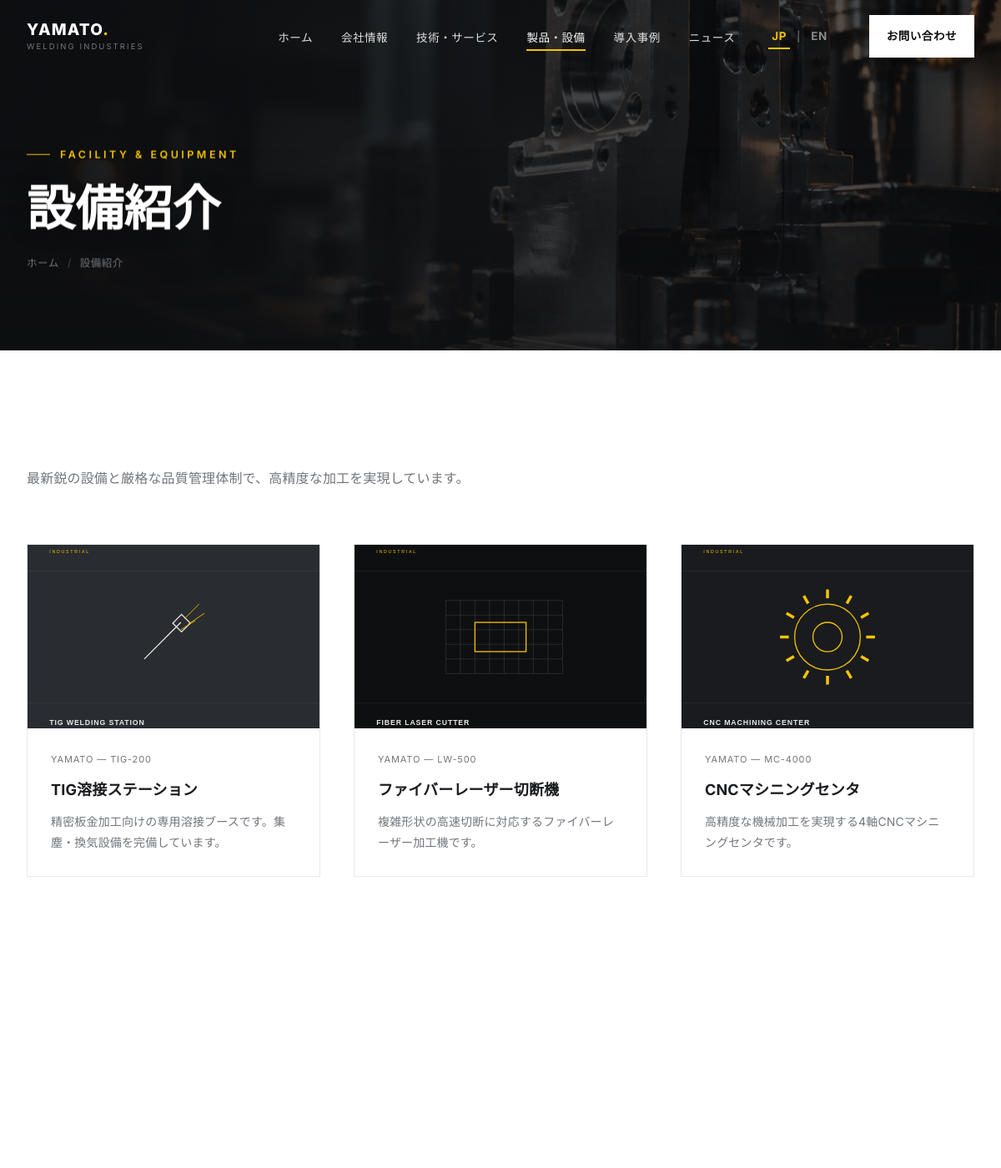
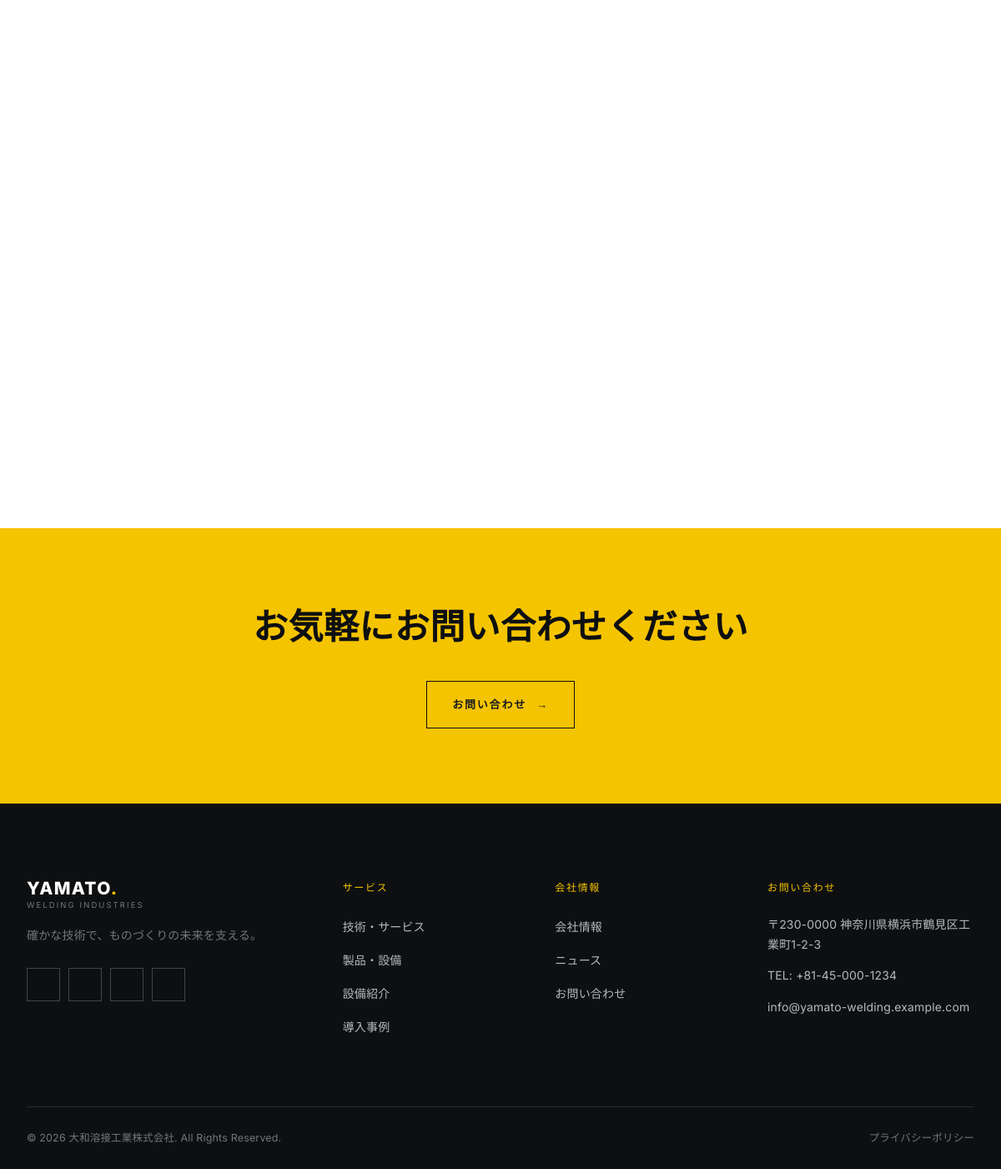
Page /facility.php on the committed database (2 pictures, top to bottom).
### tables this page shows
CREATE TABLE facilities (
    id INT AUTO_INCREMENT PRIMARY KEY,
    sort_order INT DEFAULT 0,
    machine_name_ja VARCHAR(255) NOT NULL,
    machine_name_en VARCHAR(255) NOT NULL,
    manufacturer VARCHAR(100),
    model VARCHAR(100),
    capacity VARCHAR(100),
    quantity INT DEFAULT 1,
    description_ja TEXT,
    description_en TEXT,
    image VARCHAR(255),
    status TINYINT(1) DEFAULT 1,
    created_at TIMESTAMP DEFAULT CURRENT_TIMESTAMP
);

### includes/language.php (called while the page is built, shortened)
<?php
$CURRENT_LANG = $_SESSION['site_lang'];
$LANG = require __DIR__ . '/lang/' . $CURRENT_LANG . '.php';
function t(string $key): string
{
    global $LANG;
    return $LANG[$key] ?? $key;
}
function tf(array $row, string $field): string
{
    global $CURRENT_LANG;
    $primary   = $row[$field . '_' . $CURRENT_LANG] ?? '';
    $fallback  = $CURRENT_LANG === 'ja'
        ? ($row[$field . '_en'] ?? '')
        : ($row[$field . '_ja'] ?? '');
    $value = trim((string) $primary) !== '' ? $primary : $fallback;
    return (string) $value;
}
function langSwitchUrl(string $lang): string
{
    $params = $_GET;
    $params['lang'] = $lang;
    return '?' . http_build_query($params);
}

### facility.php (the view, shortened to what this page needs)
<?php
require_once __DIR__ . '/includes/functions.php';
require_once __DIR__ . '/includes/language.php';
$pdo = getPDO();
$facilities = $pdo->query("SELECT * FROM facilities WHERE status = 1 ORDER BY sort_order ASC")->fetchAll();
$pageHeaderImage = page_header_image_url($facilities[0]['image'] ?? null, 'facilities', 2);
$pageDescription = get_setting('meta_description_' . $CURRENT_LANG, '');
$activePage      = 'products';
include __DIR__ . '/includes/header.php';
?>
<section class="page-header" style="--page-header-bg:url('<?= e($pageHeaderImage) ?>');">
    <div class="container">
        <div class="eyebrow"><?= e(t('facility_eyebrow')) ?></div>
        <h1 class="page-title"><?= e(t('facility_title')) ?></h1>
        <div class="breadcrumb">
            <a href="<?= e(base_url('index.php')) ?>"><?= e(t('breadcrumb_home')) ?></a>
            <span class="sep">/</span>
            <span><?= e(t('nav_facility')) ?></span>
        </div>
    </div>
</section>
<section class="section section--white">
    <div class="container">
        <div class="section-head reveal">
            <p class="section-subtitle" style="max-width:680px;"><?= e(t('facility_subtitle')) ?></p>
        </div>
        <div class="grid-cards">
            <?php foreach ($facilities as $f): ?>
            <div class="card reveal">
                <div class="card-media">
                    <img src="<?= e(image_url($f['image'], 'facilities')) ?>" alt="<?= e(tf($f, 'machine_name')) ?>" loading="lazy">
                </div>
                <div class="card-body">
                    <div class="card-meta"><?= e($f['manufacturer']) ?> — <?= e($f['model']) ?></div>
                    <h3 class="card-title"><?= e(tf($f, 'machine_name')) ?></h3>
                    <p class="card-text"><?= e(tf($f, 'description')) ?></p>
                </div>
            </div>
            <?php endforeach; ?>
        </div>
    </div>
</section>
<section class="cta-band">
    <div class="container">
        <h2 class="section-title"><?= e(t('about_cta_title')) ?></h2>
        <div class="cta-band-actions">
            <a href="<?= e(base_url('contact.php')) ?>" class="btn btn--outline-dark">
                <?= e(t('about_cta_button')) ?> <span class="btn-arrow">&#8594;</span>
            </a>
        </div>
    </div>
</section>
<?php include __DIR__ . '/includes/footer.php'; ?>

### includes/header.php (shortened to what this page needs)
<?php
require_once __DIR__ . '/functions.php';
require_once __DIR__ . '/language.php';
$activePage       = $activePage ?? '';
?>
<!DOCTYPE html>
<html lang="<?= e($CURRENT_LANG) ?>">
<head>
<link rel="stylesheet" href="<?= e(asset_url('assets/css/style.css')) ?>">
</head>
<body class="<?= e($bodyClass ?? '') ?>">
<header class="site-header" id="site-header">
    <div class="container header-inner">
        <a href="<?= e(base_url('index.php')) ?>" class="brand">
            <span class="brand-mark">YAMATO<span>.</span></span>
            <span class="brand-sub">WELDING INDUSTRIES</span>
        </a>
        <nav class="main-nav">
            <ul>
                <li><a href="<?= e(base_url('index.php')) ?>" class="<?= $activePage === 'home' ? 'is-active' : '' ?>"><?= e(t('nav_home')) ?></a></li>
                <li><a href="<?= e(base_url('about.php')) ?>" class="<?= $activePage === 'about' ? 'is-active' : '' ?>"><?= e(t('nav_about')) ?></a></li>
                <li><a href="<?= e(base_url('technology.php')) ?>" class="<?= $activePage === 'technology' ? 'is-active' : '' ?>"><?= e(t('nav_technology')) ?></a></li>
                <li><a href="<?= e(base_url('products.php')) ?>" class="<?= $activePage === 'products' ? 'is-active' : '' ?>"><?= e(t('nav_products')) ?></a></li>
                <li><a href="<?= e(base_url('projects.php')) ?>" class="<?= $activePage === 'projects' ? 'is-active' : '' ?>"><?= e(t('nav_projects')) ?></a></li>
                <li><a href="<?= e(base_url('news.php')) ?>" class="<?= $activePage === 'news' ? 'is-active' : '' ?>"><?= e(t('nav_news')) ?></a></li>
            </ul>
            <div class="lang-switch">
                <a href="<?= e(langSwitchUrl('ja')) ?>" class="<?= $CURRENT_LANG === 'ja' ? 'is-active' : '' ?>"><?= e(t('lang_jp')) ?></a>
                <span class="lang-divider">|</span>
                <a href="<?= e(langSwitchUrl('en')) ?>" class="<?= $CURRENT_LANG === 'en' ? 'is-active' : '' ?>"><?= e(t('lang_en')) ?></a>
            </div>
            <a href="<?= e(base_url('contact.php')) ?>" class="btn header-cta">
                <?= e(t('nav_contact')) ?>
            </a>
        </nav>
    </div>
</header>

### includes/footer.php (shortened to what this page needs)
<?php
$footCompanyName = get_setting('company_name_' . $CURRENT_LANG, t('site_name'));
$footTagline     = t('footer_tagline');
$footAddress     = get_setting('address_' . $CURRENT_LANG, '');
$footPhone       = get_setting('phone', '');
$footEmail       = get_setting('email', '');
?>
<footer class="site-footer">
    <div class="container">
        <div class="footer-grid">
            <div class="footer-brand">
                <a href="<?= e(base_url('index.php')) ?>" class="brand">
                    <span class="brand-mark">YAMATO<span>.</span></span>
                    <span class="brand-sub">WELDING INDUSTRIES</span>
                </a>
                <p class="footer-tagline"><?= e($footTagline) ?></p>
                <?php render_social_links('footer-social'); ?>
            </div>
            <div>
                <div class="footer-heading"><?= e(t('footer_services')) ?></div>
                <ul class="footer-links">
                    <li><a href="<?= e(base_url('technology.php')) ?>"><?= e(t('nav_technology')) ?></a></li>
                    <li><a href="<?= e(base_url('products.php')) ?>"><?= e(t('nav_products')) ?></a></li>
                    <li><a href="<?= e(base_url('facility.php')) ?>"><?= e(t('nav_facility')) ?></a></li>
                    <li><a href="<?= e(base_url('projects.php')) ?>"><?= e(t('nav_projects')) ?></a></li>
                </ul>
            </div>
            <div>
                <div class="footer-heading"><?= e(t('footer_company')) ?></div>
                <ul class="footer-links">
                    <li><a href="<?= e(base_url('about.php')) ?>"><?= e(t('nav_about')) ?></a></li>
                    <li><a href="<?= e(base_url('news.php')) ?>"><?= e(t('nav_news')) ?></a></li>
                    <li><a href="<?= e(base_url('contact.php')) ?>"><?= e(t('nav_contact')) ?></a></li>
                </ul>
            </div>
            <div>
                <div class="footer-heading"><?= e(t('footer_contact')) ?></div>
                <div class="footer-contact-item"><?= nl2br(e($footAddress)) ?></div>
                <div class="footer-contact-item">TEL: <a href="tel:<?= e(preg_replace('/[^0-9+]/', '', $footPhone)) ?>"><?= e($footPhone) ?></a></div>
                <div class="footer-contact-item"><a href="mailto:<?= e($footEmail) ?>"><?= e($footEmail) ?></a></div>
            </div>
        </div>
        <div class="footer-bottom">
            <div>&copy; <?= date('Y') ?> <?= e($footCompanyName) ?>. <?= e(t('footer_rights')) ?></div>
            <div class="footer-bottom-links">
                <a href="<?= e(base_url('privacy.php')) ?>"><?= e(t('footer_privacy')) ?></a>
            </div>
        </div>
    </div>
</footer>
</body>
</html>

### includes/functions.php (shortened to what this page needs)
<?php
function e(?string $value): string
{
    return htmlspecialchars((string) $value, ENT_QUOTES, 'UTF-8');
}
function image_url(?string $filename, string $subfolder): string
{
    return base_url('uploads/' . $subfolder . '/' . $filename);
}
function base_url(string $path = ''): string
{
    $scriptDir = str_replace('\\', '/', dirname($_SERVER['SCRIPT_NAME']));
    $scriptDir = rtrim($scriptDir, '/');
    return $scriptDir . '/' . ltrim($path, '/');
}
function asset_url(string $path): string
{
    $normalizedPath = ltrim(str_replace('\\', '/', $path), '/');
    $url = base_url($normalizedPath);
    $file = BASE_PATH . '/' . $normalizedPath;
    return is_file($file) ? $url . '?v=' . filemtime($file) : $url;
}
function page_header_image_url(?string $filename = null, string $subfolder = '', int $fallbackIndex = 0): string
{
    $extension = strtolower(pathinfo((string) $filename, PATHINFO_EXTENSION));
    $fallbacks = [
        'assets/images/hero-welding-v2.jpg',
        'assets/images/hero-robotic-v2.jpg',
        'assets/images/hero-machining-v2.jpg',
    ];
    $index = abs($fallbackIndex) % count($fallbacks);
    return base_url($fallbacks[$index]);
}
function get_setting(string $key, string $default = ''): string
{
    static $cache = null;
    $pdo = getPDO();
    if ($cache === null) {
        $cache = [];
        $stmt = $pdo->query('SELECT setting_key, setting_value FROM site_settings');
        foreach ($stmt->fetchAll() as $row) {
            $cache[$row['setting_key']] = $row['setting_value'];
        }
    }
    return $cache[$key] ?? $default;
}
function site_social_links(): array
{
    $email = get_setting('email', '');
    $links = [
        'linkedin' => ['label' => 'LinkedIn', 'href' => get_setting('linkedin_url', 'https://www.linkedin.com/')],
        'email' => ['label' => 'Email', 'href' => $email !== '' ? 'mailto:' . $email : ''],
        'instagram' => ['label' => 'Instagram', 'href' => get_setting('instagram_url', 'https://www.instagram.com/')],
        'tiktok' => ['label' => 'TikTok', 'href' => get_setting('tiktok_url', 'https://www.tiktok.com/')],
    ];
    return array_filter($links, static function (array $link): bool {
        return str_starts_with($link['href'], 'mailto:') || preg_match('#^https?://#i', $link['href']) === 1;
    });
}
function social_icon_svg(string $network): string
{
    $icons = [
        'linkedin' => '<svg viewBox="0 0 24 24" aria-hidden="true"><path d="M6.5 8.2H3.2V21h3.3V8.2ZM4.8 3a1.9 1.9 0 1 0 0 3.8 1.9 1.9 0 0 0 0-3.8ZM21 13.7c0-3.9-2.1-5.7-4.8-5.7-2.2 0-3.2 1.2-3.8 2.1V8.2H9.1V21h3.3v-6.3c0-1.7.3-3.3 2.4-3.3 2 0 2.1 1.9 2.1 3.4V21H21v-7.3Z"/></svg>',
        'email' => '<svg viewBox="0 0 24 24" aria-hidden="true"><path d="M3 5.5h18v13H3v-13Zm1.8 1.7L12 12.4l7.2-5.2H4.8Zm14.4 9.6V9.4L12 14.6 4.8 9.4v7.4h14.4Z"/></svg>',
        'instagram' => '<svg viewBox="0 0 24 24" aria-hidden="true"><path d="M7.2 2.8h9.6a4.4 4.4 0 0 1 4.4 4.4v9.6a4.4 4.4 0 0 1-4.4 4.4H7.2a4.4 4.4 0 0 1-4.4-4.4V7.2a4.4 4.4 0 0 1 4.4-4.4Zm0 1.8a2.6 2.6 0 0 0-2.6 2.6v9.6a2.6 2.6 0 0 0 2.6 2.6h9.6a2.6 2.6 0 0 0 2.6-2.6V7.2a2.6 2.6 0 0 0-2.6-2.6H7.2Zm10.1 1.3a1.1 1.1 0 1 1 0 2.2 1.1 1.1 0 0 1 0-2.2ZM12 7.3a4.7 4.7 0 1 1 0 9.4 4.7 4.7 0 0 1 0-9.4Zm0 1.8a2.9 2.9 0 1 0 0 5.8 2.9 2.9 0 0 0 0-5.8Z"/></svg>',
        'tiktok' => '<svg viewBox="0 0 24 24" aria-hidden="true"><path d="M15.1 3c.3 2.2 1.5 3.6 3.9 3.8v3a8.2 8.2 0 0 1-3.9-1.1v6.1a6.2 6.2 0 1 1-5.4-6.1v3.1a3.2 3.2 0 1 0 2.4 3V3h3Z"/></svg>',
    ];
    return $icons[$network] ?? '';
}
function render_social_links(string $className = 'social-links'): void
{
    echo '<div class="' . e($className) . '" aria-label="Social media">';
    foreach (site_social_links() as $network => $link) {
        $external = !str_starts_with($link['href'], 'mailto:');
        echo '<a href="' . e($link['href']) . '" aria-label="' . e($link['label']) . '" title="' . e($link['label']) . '"';
        if ($external) {
            echo ' target="_blank" rel="noopener noreferrer"';
        }
        echo '>' . social_icon_svg($network) . '<span class="sr-only">' . e($link['label']) . '</span></a>';
    }
    echo '</div>';
}

### rows in the picture
facilities: image (picture), manufacturer "YAMATO", model "TIG-200", machine_name_ja "TIG溶接ステーション", description_ja "精密板金加工向けの専用溶接ブースです。集塵・換気設備を完備しています。"
facilities: image (picture), manufacturer "YAMATO", model "LW-500", machine_name_ja "ファイバーレーザー切断機", description_ja "複雑形状の高速切断に対応するファイバーレーザー加工機です。"
facilities: image (picture), manufacturer "YAMATO", model "MC-4000", machine_name_ja "CNCマシニングセンタ", description_ja "高精度な機械加工を実現する4軸CNCマシニングセンタです。"

### other values in the picture
t('nav_home') "ホーム"
t('nav_about') "会社情報"
t('nav_technology') "技術・サービス"
t('nav_products') "製品・設備"
t('nav_projects') "導入事例"
t('nav_news') "ニュース"
t('lang_jp') "JP"
t('lang_en') "EN"
t('nav_contact') "お問い合わせ"
t('facility_eyebrow') "FACILITY & EQUIPMENT"
t('facility_title') "設備紹介"
t('breadcrumb_home') "ホーム"
t('nav_facility') "設備紹介"
t('facility_subtitle') "最新鋭の設備と厳格な品質管理体制で、高精度な加工を実現しています。"
t('about_cta_title') "お気軽にお問い合わせください"
